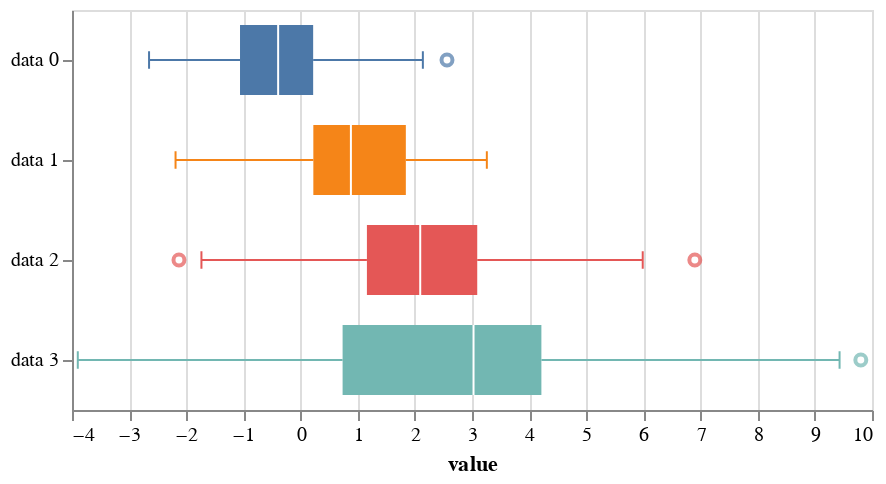

The notebook cell this image was saved under:
### Code cell
box = altcat.catplot(df,
                     encoding=dict(y=alt.Y('variable:N', title=None),
                                   x='value:Q',
                                   color=alt.Color('variable:N', legend=None)),
                     transform='box')
box

### Figure 1 — Vega-Lite specification as saved in the notebook (floating-point values rounded to 4 significant figures)
{"$schema": "https://vega.github.io/schema/vega-lite/v2.6.0.json", "config": {"view": {"height": 300, "width": 400}}, "datasets": {"data-43c38ad97d28617a9024c31811770ca8": [{"bottom": -1.06, "bottom_whisker": -2.652, "middle": -0.3926, "top": 0.2202, "top_whisker": 2.14, "variable": "data 0"}, {"bottom": 0.2235, "bottom_whisker": -2.188, "middle": 0.8808, "top": 1.842, "top_whisker": 3.26, "variable": "data 1"}, {"bottom": 1.161, "bottom_whisker": -1.735, "middle": 2.094, "top": 3.092, "top_whisker": 5.988, "variable": "data 2"}, {"bottom": 0.7355, "bottom_whisker": -3.899, "middle": 3.027, "top": 4.214, "top_whisker": 9.433, "variable": "data 3"}], "data-adb738335b0574ca93328bab4de7596d": [{"value": 2.562, "variable": "data 0"}, {"value": -2.128, "variable": "data 2"}, {"value": 6.899, "variable": "data 2"}, {"value": 9.804, "variable": "data 3"}]}, "layer": [{"data": {"name": "data-43c38ad97d28617a9024c31811770ca8"}, "encoding": {"color": {"field": "variable", "legend": null, "scale": {}, "type": "nominal"}, "x": {"field": "bottom_whisker", "title": "value", "type": "quantitative"}, "x2": {"field": "bottom", "type": "quantitative"}, "y": {"field": "variable", "scale": {}, "title": null, "type": "nominal"}}, "height": 200, "mark": {"type": "rule"}, "width": 400}, {"data": {"name": "data-43c38ad97d28617a9024c31811770ca8"}, "encoding": {"color": {"field": "variable", "legend": null, "scale": {}, "type": "nominal"}, "x": {"field": "top", "title": "value", "type": "quantitative"}, "x2": {"field": "top_whisker", "type": "quantitative"}, "y": {"field": "variable", "scale": {}, "title": null, "type": "nominal"}}, "height": 200, "mark": {"type": "rule"}, "width": 400}, {"data": {"name": "data-43c38ad97d28617a9024c31811770ca8"}, "encoding": {"color": {"field": "variable", "legend": null, "scale": {}, "type": "nominal"}, "x": {"field": "bottom", "title": "value", "type": "quantitative"}, "x2": {"field": "top", "type": "quantitative"}, "y": {"field": "variable", "scale": {}, "title": null, "type": "nominal"}}, "height": 200, "mark": {"size": 35, "type": "bar"}, "width": 400}, {"data": {"name": "data-43c38ad97d28617a9024c31811770ca8"}, "encoding": {"x": {"field": "middle", "title": "value", "type": "quantitative"}, "y": {"field": "variable", "scale": {}, "title": null, "type": "nominal"}}, "height": 200, "mark": {"color": "white", "opacity": 1, "size": 35, "type": "tick"}, "width": 400}, {"data": {"name": "data-adb738335b0574ca93328bab4de7596d"}, "encoding": {"color": {"field": "variable", "legend": null, "scale": {}, "type": "nominal"}, "x": {"field": "value", "title": "value", "type": "quantitative"}, "y": {"field": "variable", "scale": {}, "title": null, "type": "nominal"}}, "height": 200, "mark": {"type": "point"}, "width": 400}, {"data": {"name": "data-43c38ad97d28617a9024c31811770ca8"}, "encoding": {"color": {"field": "variable", "legend": null, "scale": {}, "type": "nominal"}, "x": {"field": "bottom_whisker", "title": "value", "type": "quantitative"}, "y": {"field": "variable", "scale": {}, "title": null, "type": "nominal"}}, "height": 200, "mark": {"opacity": 1, "size": 8.75, "type": "tick"}, "width": 400}, {"data": {"name": "data-43c38ad97d28617a9024c31811770ca8"}, "encoding": {"color": {"field": "variable", "legend": null, "scale": {}, "type": "nominal"}, "x": {"field": "top_whisker", "title": "value", "type": "quantitative"}, "y": {"field": "variable", "scale": {}, "title": null, "type": "nominal"}}, "height": 200, "mark": {"opacity": 1, "size": 8.75, "type": "tick"}, "width": 400}]}
